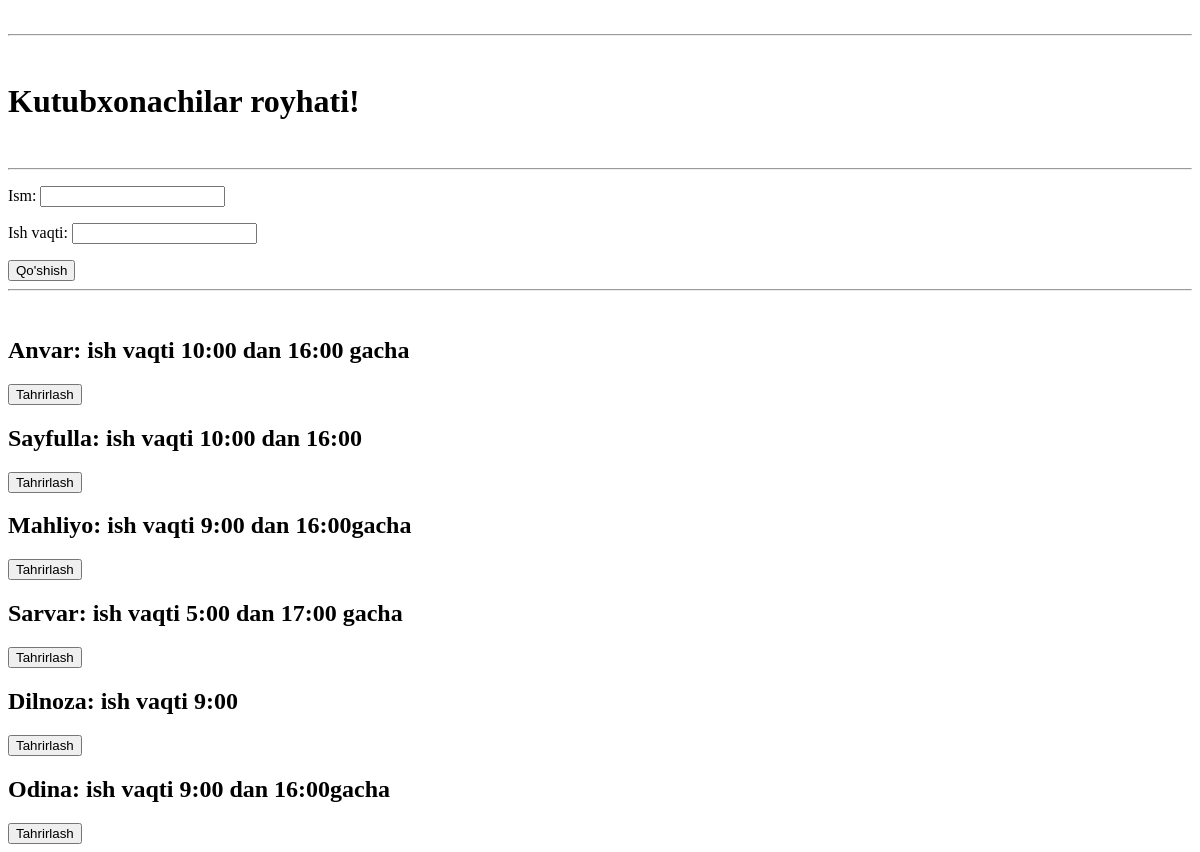
Page /kutubxonachilar/ on the earlier database version.
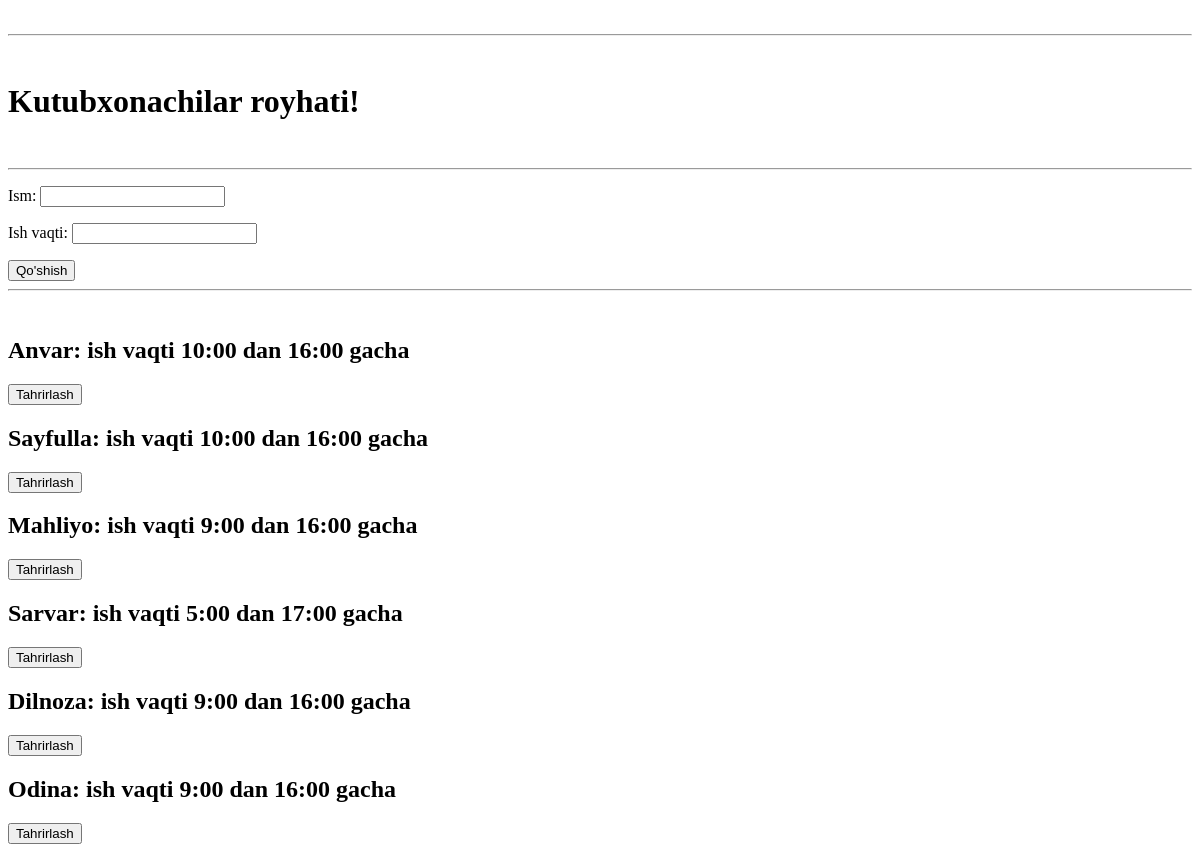
Same page on the later database version.
### kutuxona/models.py (models this page shows, shortened)
class Kutubxonachi(models.Model):
    ism = models.CharField(max_length=30)
    ish_vaqti = models.CharField(max_length=30)

### kutuxona/views.py (the view)
# urls.py: path('kutubxonachilar/', kutubxonachilar),
def kutubxonachilar(reqest):
    if reqest.method == "POST":
        data = KutubxonachiForm(reqest.POST)
        if data.is_valid():
            data.save()
        return redirect("/kutubxonachilar/")
    context = {
        'kutubxonachilar': Kutubxonachi.objects.all(),
        'form': KutubxonachiForm(),
    }
    return render(reqest, 'kutubxonachilar.html', context)

### kutuxona/forms.py
class KutubxonachiForm(forms.ModelForm):
    class Meta:
        model = Kutubxonachi
        fields = '__all__'

### Templates/kutubxonachilar.html (shortened to what this page needs)
<!DOCTYPE html>
<html lang="en">
<head>
</head>
<body>
<br>
<hr>
<br>
<h1>Kutubxonachilar royhati!</h1>
<br>
<hr>
<form method="post" action="/kutubxonachilar/">
         {{form.as_p}}
        <button>Qo'shish</button>
    </form>
<hr>
<br>
{% for kutubxonachi in kutubxonachilar%}
<h2>{{kutubxonachi.ism}}:    ish vaqti {{kutubxonachi.ish_vaqti}}</h2>
<a href="/kutubxonachilar/{{kutubxonachi.id}}/tahrirlash/"> <button>Tahrirlash</button></a>
{%endfor%}
</body>
</html>

Differences in the rows shown:
changed Kutubxonachi "Sayfulla": ish_vaqti "10:00 dan 16:00" → "10:00 dan 16:00 gacha"
changed Kutubxonachi "Mahliyo": ish_vaqti "9:00 dan 16:00gacha" → "9:00 dan 16:00 gacha"
changed Kutubxonachi "Dilnoza": ish_vaqti "9:00" → "9:00 dan 16:00 gacha"
changed Kutubxonachi "Odina": ish_vaqti "9:00 dan 16:00gacha" → "9:00 dan 16:00 gacha"
